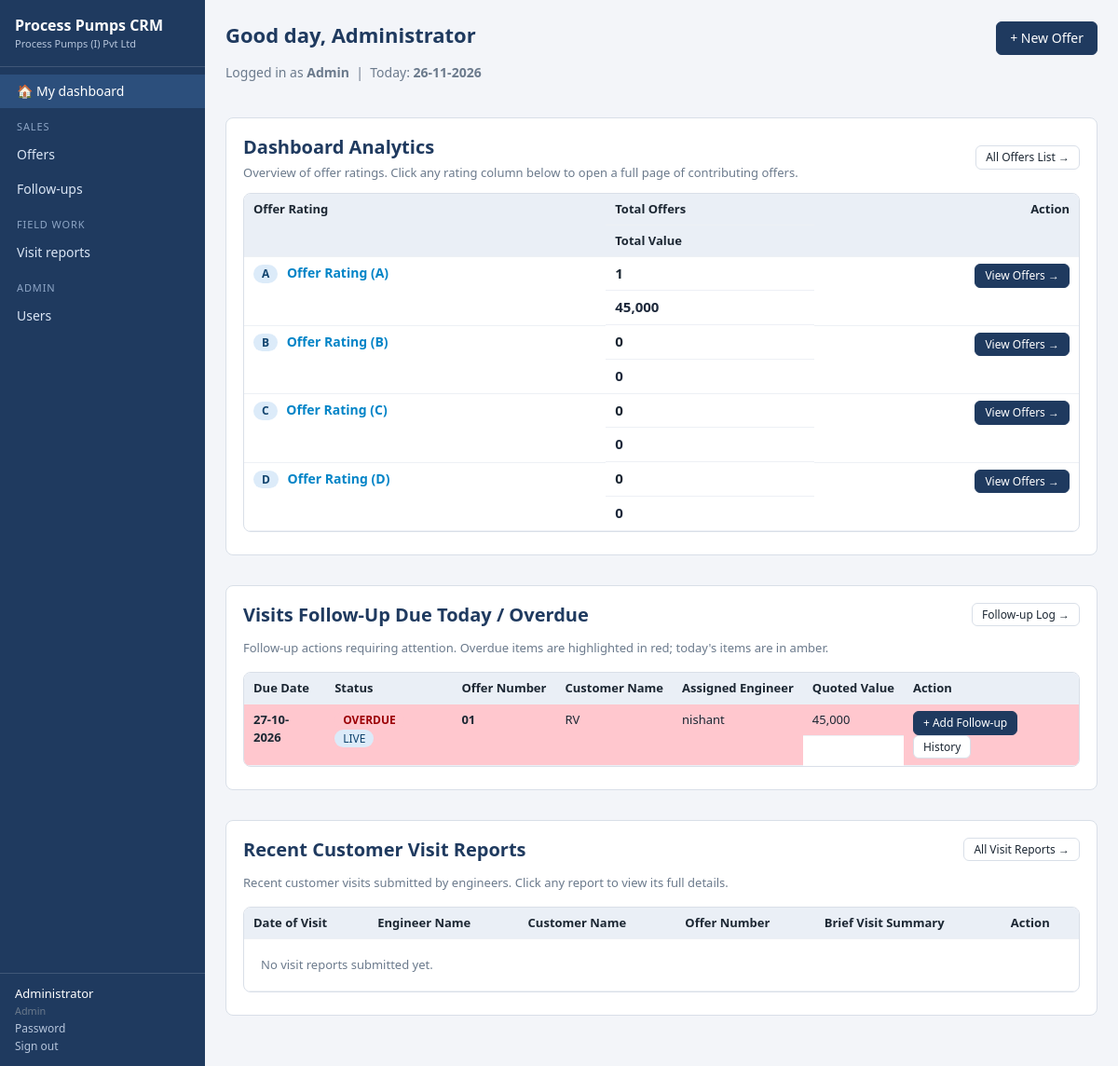
Before: / (signed in) with the older database file.
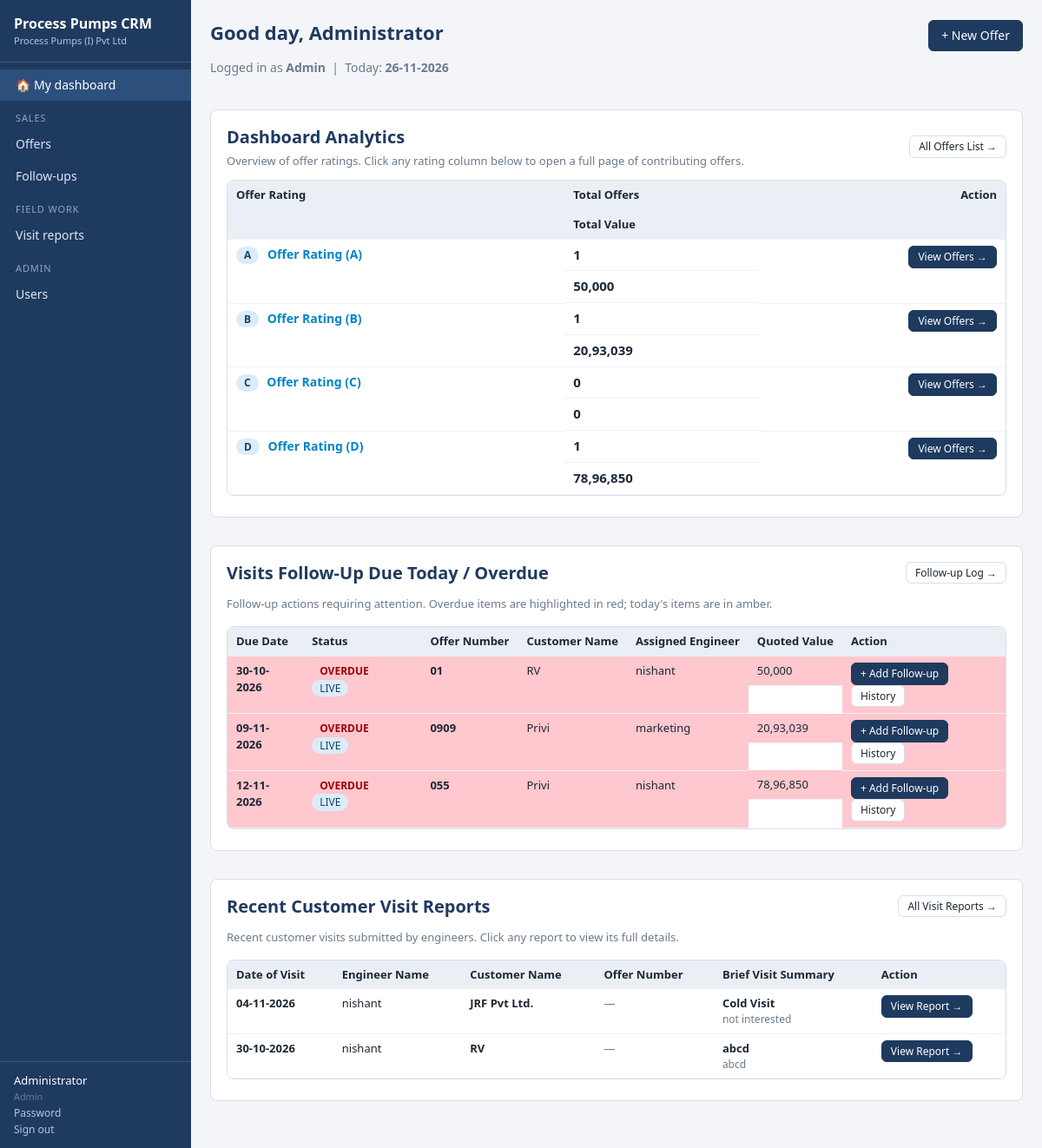
After: the same page with the newer database file.
### tables this page shows
CREATE TABLE "users" (id INTEGER PRIMARY KEY AUTOINCREMENT, "full_name" TEXT, "email" TEXT, "role" TEXT, "phone" TEXT, "regions" TEXT, "active" INTEGER, "password_hash" TEXT, "created_at" TEXT, "created_by" INTEGER, "updated_at" TEXT, "updated_by" INTEGER);

CREATE TABLE "offers" (id INTEGER PRIMARY KEY AUTOINCREMENT, "customer_id" INTEGER, "contact_id" INTEGER, "offer_no" TEXT, "base_no" TEXT, "revision" TEXT, "offer_date" TEXT, "region" TEXT, "enquiry_no" TEXT, "enquiry_date" TEXT, "enquiry_mode" TEXT, "item_type" TEXT, "moc" TEXT, "quantity" INTEGER, "quoted_value" REAL, "currency" TEXT, "offer_pdf" TEXT, "assigned_engineer_id" INTEGER, "rating" TEXT, "status" TEXT, "next_followup_date" TEXT, "is_latest" INTEGER, "created_at" TEXT, "created_by" INTEGER, "updated_at" TEXT, "updated_by" INTEGER);

CREATE TABLE "customers" (id INTEGER PRIMARY KEY AUTOINCREMENT, "name" TEXT, "address" TEXT, "region" TEXT, "created_at" TEXT, "created_by" INTEGER, "updated_at" TEXT, "updated_by" INTEGER);

CREATE TABLE "visits" (id INTEGER PRIMARY KEY AUTOINCREMENT, "visit_date" TEXT, "engineer_id" INTEGER, "customer_name" TEXT, "address" TEXT, "person_name" TEXT, "designation" TEXT, "mobile" TEXT, "email" TEXT, "reason" TEXT, "remark" TEXT, "next_followup_date" TEXT, "followup_mode" TEXT, "review_status" TEXT, "created_at" TEXT, "created_by" INTEGER, "updated_at" TEXT, "updated_by" INTEGER);

### app/core/dashboard.py (the view)
@bp.route("/")
def home():
    user = g.user
    today = today_iso()
    ratings_dict = compute_analytics(user)
    ratings_list = [ratings_dict[r] for r in ["A", "B", "C", "D"]]
    followups_sql = (
        "SELECT o.id, o.offer_no, o.customer_id, o.rating, o.status, o.next_followup_date, "
        "o.quoted_value, o.assigned_engineer_id, "
        "c.name AS customer_name, u.full_name AS engineer_name "
        "FROM offers o "
        "LEFT JOIN customers c ON c.id = o.customer_id "
        "LEFT JOIN users u ON u.id = o.assigned_engineer_id "
        "WHERE o.is_latest = 1 AND o.status NOT IN ('Lost', 'Order Acquired') "
        "AND o.next_followup_date IS NOT NULL AND o.next_followup_date <= ? "
    )
    followups_params = [today]
    if R.is_marketing(user):
        followups_sql += " AND o.assigned_engineer_id = ?"
        followups_params.append(user["id"])
    followups_sql += " ORDER BY o.next_followup_date ASC, o.id DESC LIMIT 40"
    followups_due = db.q(followups_sql, followups_params)
    for f in followups_due:
        f["is_overdue"] = bool(f["next_followup_date"] and f["next_followup_date"] < today)
        if f.get("status") in ("Open", "LIVE"):
            f["status"] = "LIVE"
    visit_reports = db.q(
        "SELECT v.id, v.visit_date, v.customer_name, v.person_name, v.reason, v.remark, "
        "v.offer_id, v.report_file, u.full_name AS engineer_name, o.offer_no "
        "FROM visits v "
        "LEFT JOIN users u ON u.id = v.engineer_id "
        "LEFT JOIN offers o ON o.id = v.offer_id "
        "ORDER BY v.visit_date DESC, v.id DESC LIMIT 20"
    )
    return render_template(
        "dashboard.html",
        ratings_list=ratings_list,
        ratings_dict=ratings_dict,
        followups_due=followups_due,
        visit_reports=visit_reports,
        today=today,
    )

### app/core/auth.py (called while the page is built)
def csrf_token():
    if "_csrf" not in session:
        session["_csrf"] = secrets.token_hex(16)
    return session["_csrf"]

@bp.before_app_request
def load_user_and_guard():
    g.user = None
    uid = session.get("uid")
    if uid:
        u = db.q1("SELECT * FROM users WHERE id=? AND active=1", (uid,))
        if u:
            u.pop("password_hash", None)
            g.user = u
    if request.method == "POST":
        sent = request.form.get("_csrf") or request.headers.get("X-CSRF-Token")
        if not sent or sent != session.get("_csrf"):
            abort(400, "Security token missing or expired - please reload the page and try again.")
    if request.endpoint and request.endpoint not in PUBLIC_ENDPOINTS and g.user is None:
        return redirect(url_for("auth.login", next=request.full_path if request.method == "GET" else None))

### app/core/dashboard.py (called while the page is built)
def compute_analytics(user):
    scope_sql = "o.is_latest = 1"
    params = []
    if R.is_marketing(user):
        scope_sql += " AND o.assigned_engineer_id = ?"
        params.append(user["id"])
    ratings = {}
    for r in ["A", "B", "C", "D"]:
        s = db.q1(
            f"SELECT COUNT(*) AS n, COALESCE(SUM(o.quoted_value), 0) AS v FROM offers o WHERE o.rating = ? AND {scope_sql}",
            [r] + params
        )
        ratings[r] = {
            "key": r,
            "label": f"Offer Rating ({r})",
            "short_label": f"Rating {r}",
            "count": s["n"],
            "total_value": s["v"],
            "total_value_fmt": fmt_money(s["v"]),
            "url": url_for("dashboard.analytics_offers", rating=r),
        }
    return ratings

### app/core/db.py (called while the page is built)
def connect(path):
    conn = sqlite3.connect(path, timeout=30)
    conn.row_factory = sqlite3.Row
    conn.execute("PRAGMA journal_mode=WAL")
    conn.execute("PRAGMA foreign_keys=OFF")
    return conn

def get_db():
    if "db" not in g:
        g.db = connect(current_app.config["DATABASE"])
    return g.db

def _teardown(exc):
    conn = g.pop("db", None)
    if conn is not None:
        try:
            conn.rollback() if exc else conn.commit()
        finally:
            conn.close()

def q(sql, params=()):
    return [dict(r) for r in get_db().execute(sql, params).fetchall()]

def q1(sql, params=()):
    r = get_db().execute(sql, params).fetchone()
    return dict(r) if r else None

### app/core/module.py (called while the page is built)
    def allowed(self, action, user):
        return R.has_role(user, self.access.get(action, []))

### app/core/registry.py (called while the page is built)
def all_modules():
    return list(MODULES.values())

### app/templates/dashboard.html (shortened to what this page needs)
{% extends 'base.html' %}
{% block content %}
<div style="display: flex; justify-content: space-between; align-items: baseline; margin-bottom: 1.5rem;">
  <div>
    <h1 style="margin-bottom: 0.25rem;">Good day, {{ g.user.full_name.split(' ')[0] }}</h1>
    <p class="muted">
      Logged in as <strong>{{ ROLE_LABELS.get(g.user.role, g.user.role|title) }}</strong> &nbsp;|&nbsp;
      Today: <strong>{{ today|date }}</strong>
    </p>
  </div>
  <a class="btn primary" href="{{ url_for('offers.new') }}">+ New Offer</a>
</div>
<section class="card" style="margin-bottom: 2rem;">
  <div style="display: flex; justify-content: space-between; align-items: center; margin-bottom: 0.75rem;">
    <div>
      <h2 style="margin: 0; font-size: 1.25rem;">Dashboard Analytics</h2>
      <p class="muted" style="margin: 0.25rem 0 0; font-size: 13px;">
        Overview of offer ratings. Click any rating column below to open a full page of contributing offers.
      </p>
    </div>
    <a class="btn small" href="{{ url_for('offers.index') }}">All Offers List &rarr;</a>
  </div>
  <div class="table-wrap">
    <table class="grid">
      <thead>
        <tr>
          <th>Offer Rating</th>
          <th class="num">Total Offers</th>
          <th class="num">Total Value</th>
          <th style="text-align: right;">Action</th>
        </tr>
      </thead>
      <tbody>
        {% for r in ratings_list %}
        <tr style="cursor: pointer;" onclick="window.location.href='{{ r.url }}';">
          <td>
            <a href="{{ r.url }}" style="font-weight: 700; font-size: 14px; text-decoration: none; color: #0284c7;">
              <span class="badge b-open" style="margin-right: 6px;">{{ r.key }}</span> {{ r.label }}
            </a>
          </td>
          <td class="num" style="font-size: 15px; font-weight: 700;">
            <a href="{{ r.url }}" style="text-decoration: none; color: inherit;">
              {{ r.count }}
            </a>
          </td>
          <td class="num" style="font-size: 15px; font-weight: 700; color: #1e293b;">
            <a href="{{ r.url }}" style="text-decoration: none; color: inherit;">
              {{ r.total_value_fmt }}
            </a>
          </td>
          <td style="text-align: right;">
            <a class="btn small primary" href="{{ r.url }}">
              View Offers &rarr;
            </a>
          </td>
        </tr>
        {% endfor %}
      </tbody>
    </table>
  </div>
</section>
<section class="card" style="margin-bottom: 2rem;">
  <div style="display: flex; justify-content: space-between; align-items: center; margin-bottom: 0.75rem;">
    <h2 style="margin: 0; font-size: 1.25rem;">Visits Follow-Up Due Today / Overdue</h2>
    <a class="btn small" href="{{ url_for('followups.index') }}">Follow-up Log &rarr;</a>
  </div>
  <p class="muted" style="margin-top: 0; margin-bottom: 1rem; font-size: 13px;">
    Follow-up actions requiring attention. Overdue items are highlighted in red; today's items are in amber.
  </p>
  <div class="table-wrap">
    <table class="grid">
      <thead>
        <tr>
          <th>Due Date</th>
          <th>Status</th>
          <th>Offer Number</th>
          <th>Customer Name</th>
          <th>Assigned Engineer</th>
          <th class="num">Quoted Value</th>
          <th>Action</th>
        </tr>
      </thead>
      <tbody>
        {% for f in followups_due %}
        <tr class="{{ 'row-red' if f.is_overdue else 'row-yellow' }}">
          <td><strong>{{ f.next_followup_date|date }}</strong></td>
          <td>
            {% if f.is_overdue %}
              <span class="badge b-overdue-due-now" style="font-weight: 700;">OVERDUE</span>
            {% else %}
              <span class="badge b-on-hold" style="font-weight: 700;">DUE TODAY</span>
            {% endif %}
            <span class="badge b-{{ (f.status == 'Open' and 'live' or f.status)|slug }}">{{ 'LIVE' if f.status == 'Open' else f.status }}</span>
          </td>
          <td><strong>{{ f.offer_no }}</strong></td>
          <td>{{ f.customer_name }}</td>
          <td>{{ f.engineer_name or 'Unassigned' }}</td>
          <td class="num">{{ f.quoted_value|money }}</td>
          <td>
            <a class="btn small primary" href="{{ url_for('followups.new', offer_id=f.id) }}">
              + Add Follow-up
            </a>
            <a class="btn small" href="{{ url_for('offers.view', id=f.id) }}#followups">
              History
            </a>
          </td>
        </tr>
        {% else %}
        <tr>
          <td colspan="7" class="empty">No follow-ups due today or overdue. You are all caught up!</td>
        </tr>
        {% endfor %}
      </tbody>
    </table>
  </div>
</section>
<section class="card" style="margin-bottom: 2rem;">
  <div style="display: flex; justify-content: space-between; align-items: center; margin-bottom: 0.75rem;">
    <h2 style="margin: 0; font-size: 1.25rem;">Recent Customer Visit Reports</h2>
    <a class="btn small" href="{{ url_for('visits.index') }}">All Visit Reports &rarr;</a>
  </div>
  <p class="muted" style="margin-top: 0; margin-bottom: 1rem; font-size: 13px;">
    Recent customer visits submitted by engineers. Click any report to view its full details.
  </p>
  <div class="table-wrap">
    <table class="grid">
      <thead>
        <tr>
          <th>Date of Visit</th>
          <th>Engineer Name</th>
          <th>Customer Name</th>
          <th>Offer Number</th>
          <th>Brief Visit Summary</th>
          <th>Action</th>
        </tr>
      </thead>
      <tbody>
        {% for r in visit_reports %}
        <tr>
          <td><strong>{{ r.visit_date|date }}</strong></td>
          <td>{{ r.engineer_name or '—' }}</td>
          <td><strong>{{ r.customer_name }}</strong></td>
          <td>
            {% if r.offer_no %}
              <span class="badge b-live">{{ r.offer_no }}</span>
            {% else %}
              <span class="muted">—</span>
            {% endif %}
          </td>
          <td>
            <div style="font-weight: 600; font-size: 13px;">{{ r.reason }}</div>
            <div class="clip" style="color: var(--muted); font-size: 12px;" title="{{ r.remark }}">{{ r.remark }}</div>
          </td>
          <td>
            <a class="btn small primary" href="{{ url_for('visits.view', id=r.id) }}">
              View Report &rarr;
            </a>
          </td>
        </tr>
        {% else %}
        <tr>
          <td colspan="6" class="empty">No visit reports submitted yet.</td>
        </tr>
        {% endfor %}
      </tbody>
    </table>
  </div>
</section>
{% endblock %}

### app/templates/base.html (shortened to what this page needs)
<!doctype html>
<html lang="en"><head>
<link rel="stylesheet" href="{{ url_for('static', filename='css/app.css') }}">
</head><body>
{% if g.user %}
<aside class="side">
  <div class="brand">{{ app_title }}<small>{{ company }}</small></div>
  <nav>
    <a href="{{ url_for('dashboard.home') }}" class="{{ 'on' if request.endpoint == 'dashboard.home' }}">&#127968; My dashboard</a>
    {% for group, items in nav_groups %}
      <div class="grp">{{ group }}</div>
      {% for i in items %}<a href="{{ i.url }}" class="{{ 'on' if request.path.startswith(i.url) and i.url != '/' }}">{{ i.label }}</a>{% endfor %}
    {% endfor %}
  </nav>
  <div class="me">
    <div>{{ g.user.full_name }}<br><small>{{ ROLE_LABELS.get(g.user.role, g.user.role) }}</small></div>
    <a href="{{ url_for('auth.profile') }}">Password</a>
    <form method="post" action="{{ url_for('auth.logout') }}"><input type="hidden" name="_csrf" value="{{ csrf_token() }}"><button class="link">Sign out</button></form>
  </div>
</aside>
{% endif %}
<main class="{{ 'with-side' if g.user }}">
  {% block content %}{% endblock %}
</main>
</body></html>

### app/static/css/app.css (style rules this page uses)
:root { --navy:#1f3a5f;--navy2:#2c4f7c;--bg:#f3f5f9;--card:#fff;--line:#d9dfe8;--text:#1c2733;--muted:#6b7a8c; --red:#ffc7ce;--red-t:#9c0006;--yellow:#ffeb9c;--yellow-t:#7a5b00;--green:#c6efce;--green-t:#06602a;--accent:#e08a00;--radius:8px }
* { box-sizing:border-box }
body { margin:0;font:14px/1.45 "Segoe UI",system-ui,Arial,sans-serif;color:var(--text);background:var(--bg) }
a { color:var(--navy2);text-decoration:none }
h1 { font-size:22px;margin:0 0 10px;color:var(--navy) }
h2 { font-size:16px;margin:0 0 10px;color:var(--navy) }
.muted,.hint,small { color:var(--muted) }
.side { position:fixed;inset:0 auto 0 0;width:220px;background:var(--navy);color:#fff;display:flex;flex-direction:column;overflow-y:auto }
.brand { padding:16px;font-weight:700;font-size:16px;border-bottom:1px solid rgba(255,255,255,.15) }
.brand small { display:block;font-weight:400;color:#b7c6dc;font-size:11px }
.side nav { flex:1;padding:8px 0 }
.side nav a { display:block;padding:8px 18px;color:#dbe6f5 }
.side nav a:hover,.side nav a.on { background:var(--navy2);color:#fff;text-decoration:none }
.grp { padding:12px 18px 4px;font-size:11px;text-transform:uppercase;letter-spacing:.08em;color:#8ea6c6 }
.me { padding:12px 16px;border-top:1px solid rgba(255,255,255,.15);font-size:13px }
.me a,.me .link { color:#b7c6dc;margin-right:10px;font-size:12px }
main { padding:22px;max-width:1500px }
main.with-side { margin-left:220px }
.btn { display:inline-block;border:1px solid var(--line);background:#fff;color:var(--text);padding:7px 14px;border-radius:6px;cursor:pointer;font:inherit }
.btn.primary { background:var(--navy);color:#fff;border-color:var(--navy) }
.btn.small { padding:3px 10px;font-size:12px }
.link { background:none;border:0;cursor:pointer;color:var(--navy2);padding:0;font:inherit }
.card { background:var(--card);border:1px solid var(--line);border-radius:var(--radius);padding:16px 18px;margin-bottom:16px }
.table-wrap { overflow-x:auto;border:1px solid var(--line);border-radius:var(--radius);background:#fff;margin-bottom:8px }
table.grid { border-collapse:collapse;width:100%;font-size:13px }
.grid th,.grid td { padding:7px 10px;border-bottom:1px solid #edf0f5;text-align:left;vertical-align:top;white-space:nowrap }
.grid td { white-space:normal;min-width:70px }
.grid thead th { background:#eaeff6;position:sticky;top:0;font-weight:600 }
.num { text-align:right;font-variant-numeric:tabular-nums;display:block }
.clip { display:block;max-width:260px;overflow:hidden;text-overflow:ellipsis;white-space:nowrap }
tr.row-red td { background:var(--red) }
.badge { display:inline-block;padding:1px 9px;border-radius:10px;font-size:12px;background:#e6ebf2 }
.b-lost,.b-rejected,.b-action-required,.b-overdue-due-now { background:var(--red);color:var(--red-t) }
.b-open,.b-live,.b-assigned { background:#dcebf9;color:#12456f }

Changed rows visible on the page:
changed offers "RV": next_followup_date "27-10-2026" → "30-10-2026"; quoted_value "45,000" → "50,000"
added offers: next_followup_date "09-11-2026", status "LIVE", offer_no "0909", customer_name "Privi", full_name "marketing", quoted_value "20,93,039"
added offers: next_followup_date "12-11-2026", status "LIVE", offer_no "055", customer_name "Privi", full_name "nishant", quoted_value "78,96,850"
added visits: visit_date "04-11-2026", full_name "nishant", customer_name "JRF Pvt Ltd.", reason "Cold Visit", remark "not interested"
added visits: visit_date "30-10-2026", full_name "nishant", customer_name "RV", reason "abcd", remark "abcd"
Other visible differences:
new list line: "A Offer Rating (A) 1 50,000 View Offers →"
new list line: "B Offer Rating (B) 1 20,93,039 View Offers →"
new list line: "D Offer Rating (D) 1 78,96,850 View Offers →"
list line gone: "A Offer Rating (A) 1 45,000 View Offers →"
list line gone: "B Offer Rating (B) 0 0 View Offers →"
list line gone: "D Offer Rating (D) 0 0 View Offers →"
text no longer shown: "No visit reports submitted yet."
